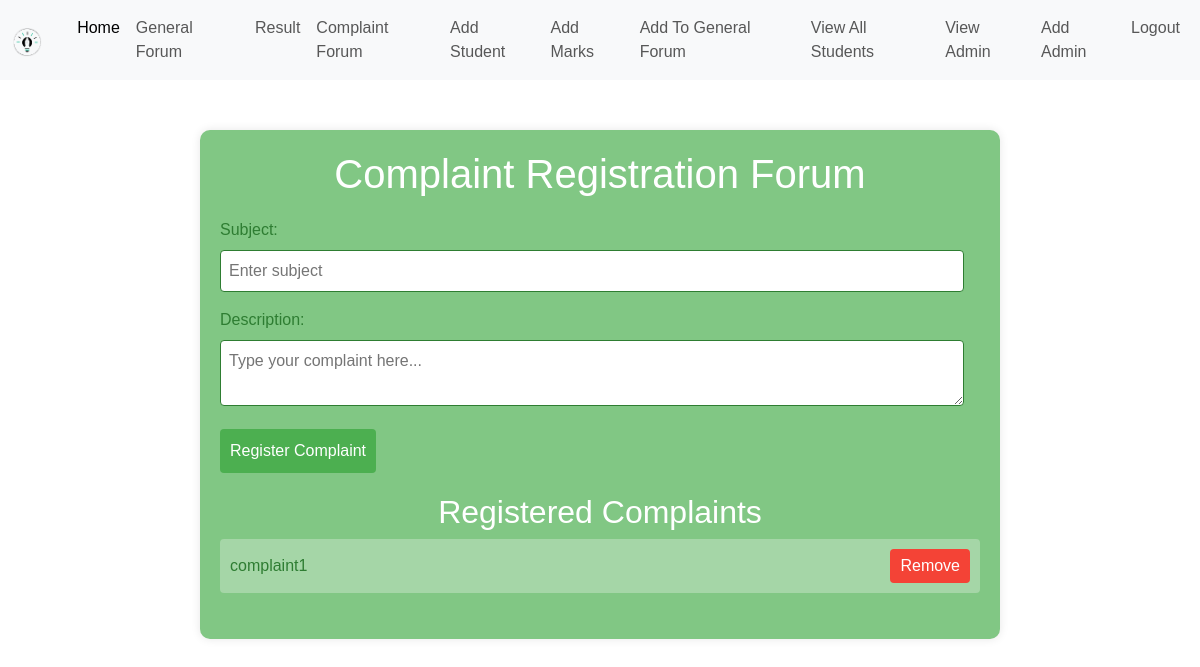
The page /add_complaint/ (signed in) on the database as committed earlier.
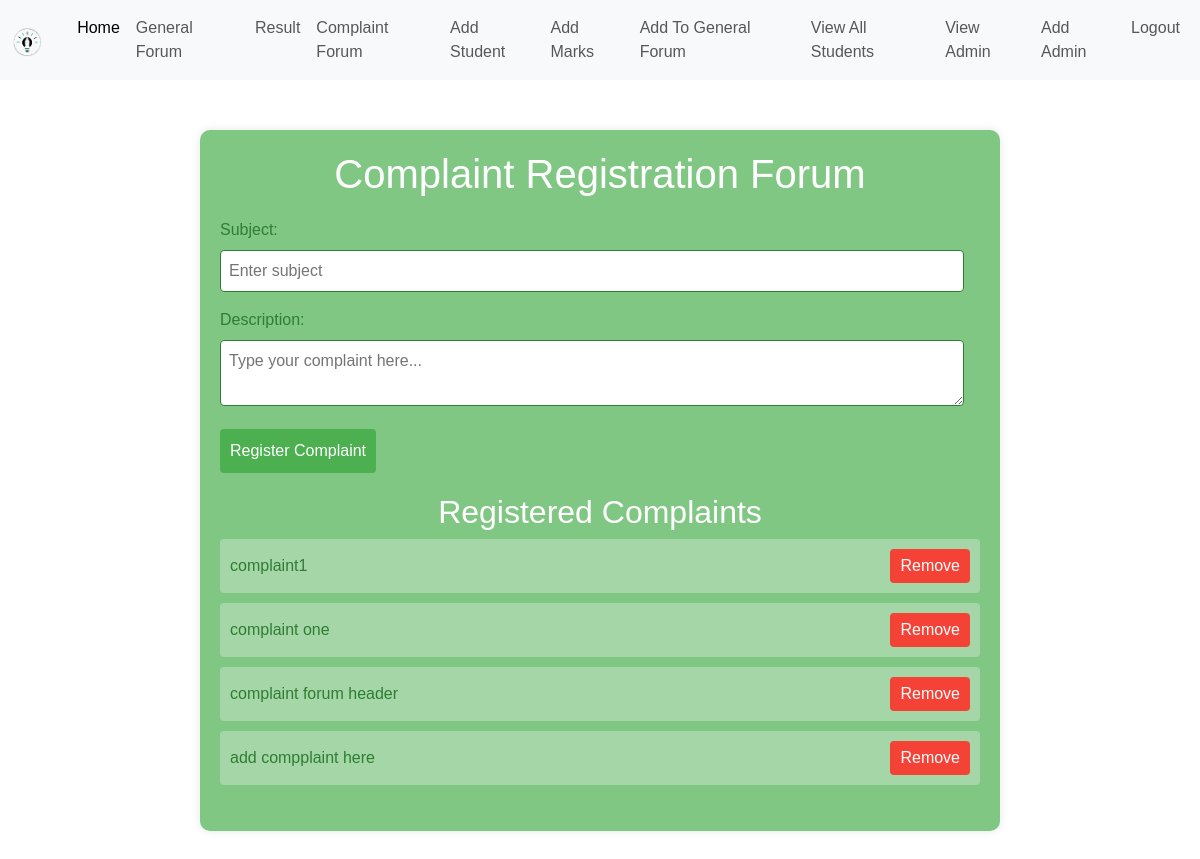
The same page on the database as committed later.
### deptmanagementsystem/models.py (models this page shows, shortened)
class Complaints(models.Model):
    subject = models.CharField(max_length=200)
    description = models.CharField(max_length=500)
    user = models.ForeignKey(User, on_delete=models.CASCADE, null=True, blank=True)

### deptmanagementsystem/views.py (the view, shortened to what this page needs)
# urls.py: path('add_complaint/', add_complaint, name='add-complaint'),
def add_complaint(request):
    all_complaints = Complaints.objects.all()
    return render(request, 'complaintforum.html', {'complaints' : all_complaints})

### templates/complaintforum.html (shortened to what this page needs)
{% extends 'base.html' %}
{% block content %}
    <div class="container">
        <h1>Complaint Registration Forum</h1>
        <form method="post" action="{% url 'add-complaint' %}" id="complainForm" >
            <label for="subject">Subject:</label>
            <input type="text" id="subject" name="subject" placeholder="Enter subject" required>
            <label for="complainText">Description:</label>
            <textarea id="complainText" name="complaintText" placeholder="Type your complaint here..." required></textarea>
            <button type="submit">Register Complaint</button>
        </form>
        <div id="complaintsList">
            <h2>Registered Complaints</h2>
            <ul id="complaints">
                {% for complaint in complaints %}
                <li class="complaint">
                    <a href="{% url 'complaint-details' complaint.id %}">{{complaint.subject}}</a>
                    {% if request.user.userType == 'hod' %}
                    <button class="remove-button" onclick="redirectToDelete('{{ complaint.id }}')">Remove</button>
                    {% endif %}
                </li>
                {% endfor %}
            </ul>
        </div>
    </div>
    {% endblock content %}

Rows that differ between the two databases and show on the page:
added Complaints: subject "complaint one"
added Complaints: subject "complaint forum header"
added Complaints: subject "add compplaint here"
